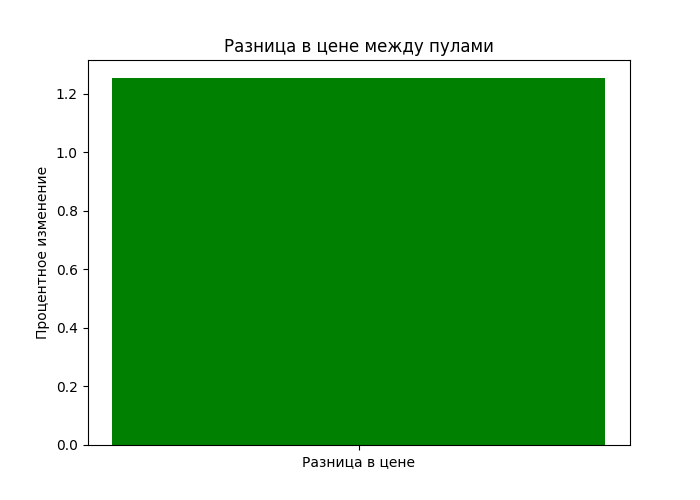

Write the Python code that produced this figure.
import matplotlib.pyplot as plt


def make_plot(adjusted_price_1, adjusted_price_2):
    # Пример данных для визуализации
    pools = ['Пул 1 (WETH/USDT)', 'Пул 2 (WETH/DAI)']
    prices = [adjusted_price_1, adjusted_price_2]

    # Построение графика цен
    plt.figure(figsize=(10, 6))
    plt.bar(pools, prices, color=['blue', 'orange'])
    plt.xlabel('Пул')
    plt.ylabel('Цена WETH (USDT)')
    plt.title('Сравнение цен WETH в двух пулах')
    plt.show()

    # Построение графика разницы цен
    price_diff_percentage = abs(adjusted_price_1 - adjusted_price_2) / ((adjusted_price_1 + adjusted_price_2) / 2) * 100

    plt.figure(figsize=(10, 6))
    plt.bar(['Разница в цене'], [price_diff_percentage], color='green')
    plt.ylabel('Процентное изменение')
    plt.title('Разница в цене между пулами')
    plt.show()
